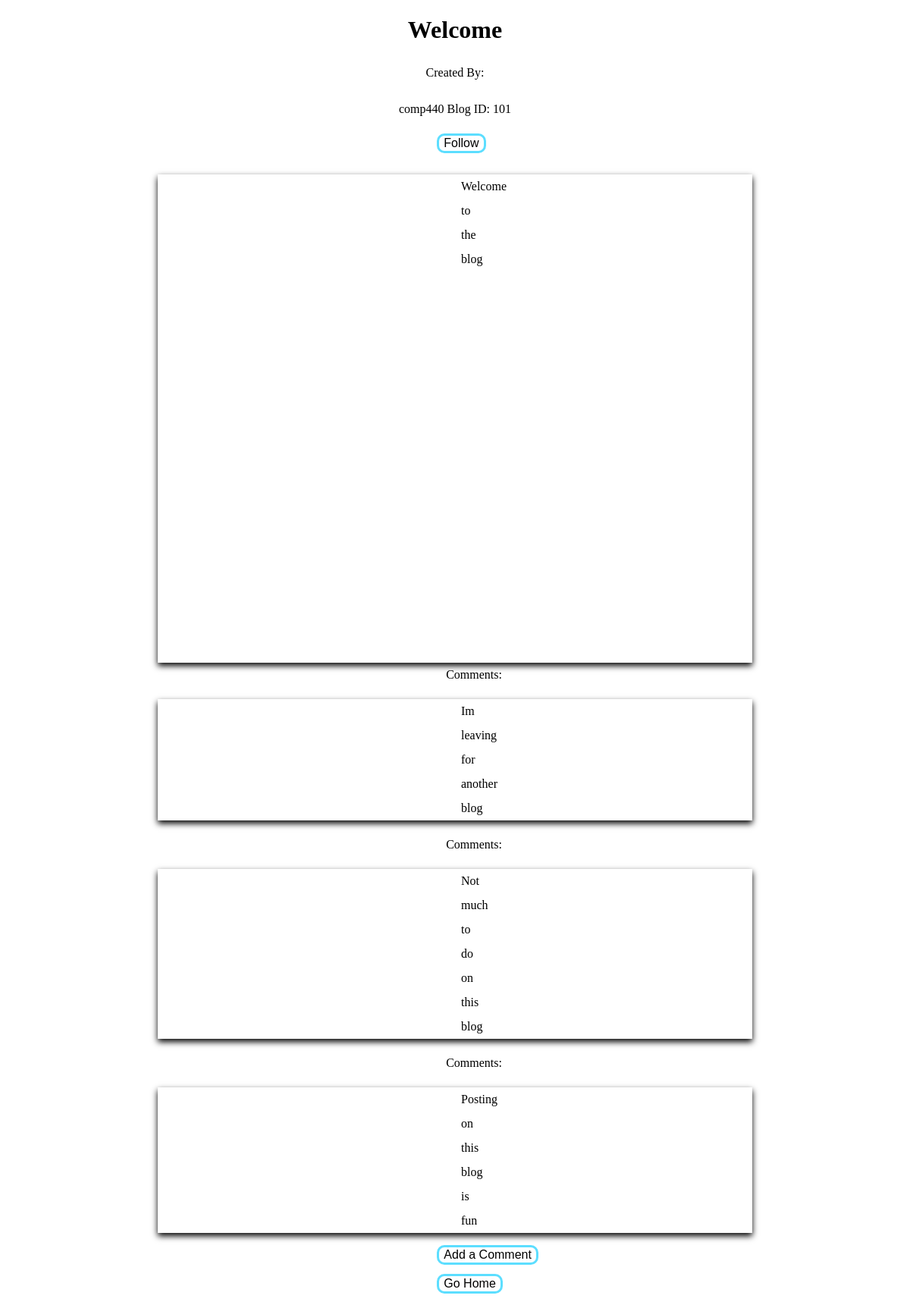
The app's page /view.php?blogid=101 (signed in) with its own data.
### tables this page shows
CREATE TABLE `blog` (
  `blogid` int(11) NOT NULL AUTO_INCREMENT,
  `subject` varchar(255) NOT NULL,
  `description` LONGTEXT NOT NULL,
  `blogDate` DATE DEFAULT NULL,
  `username` varchar(255) DEFAULT NULL,
  PRIMARY KEY (`blogid`),
  KEY `username` (`username`),
  CONSTRAINT `blog_ibfk_1` FOREIGN KEY (`username`) REFERENCES `user` (`username`) ON DELETE SET NULL
);

CREATE TABLE `comment` (
 `comment` varchar(255) NOT NULL,
 `sentiment` BOOLEAN NOT NULL,
 `blogid` int(11) DEFAULT NULL,
 `username` varchar(255) DEFAULT NULL,
 `commentDate` DATE DEFAULT NULL,
 PRIMARY KEY (`comment`),
 KEY `blogid` (`blogid`),
 KEY `username` (`username`),
 CONSTRAINT `comment_ibfk_2` FOREIGN KEY (`blogid`) REFERENCES `blog` (`blogid`) ON DELETE SET NULL,
 CONSTRAINT `comment_ibfk_1` FOREIGN KEY (`username`) REFERENCES `user` (`username`) ON DELETE SET NULL

);

### database.php (called while the page is built, shortened)
<?php session_start();
$db = mysqli_connect('localhost:3307','root','','user_registration') or die("No Connection to the Database");
  if(isset($_REQUEST['blogid'])){
    $blogid = $_REQUEST['blogid'];
    $sql = "SELECT * FROM blog WHERE blogid = $blogid";
    $sql1 = "SELECT * FROM comment WHERE blogid = $blogid";
    $query = mysqli_query($db, $sql);
    $query1 = mysqli_query($db, $sql1);
  }

### view.php (the view, shortened to what this page needs)
<?php
    include "database.php";
?>
<!DOCTYPE html>
<html lang="en">
<head>
</head>
<body>
   <div>
        <?php foreach($query as $q){?>
            <div>
                <h1><?php echo $q['subject'];?></h1>
                <div>
                    <p>Created By: </p>
                    <p><?php echo $q['username'], " Blog ID: ",  $q['blogid']?></p>
                </div>
                    <?php
                        $loggedInUser = $_SESSION['username'];
                        $blogUser = $q['username'];
                    ?>
                <form method="POST">
            <input name="follow" class="button" name="follow" type="submit" value="Follow" onclick="this.style.display='none'"<?php if($blogUser == $loggedInUser){?> style="display:none;" <?php } ?>>
                </form>
            </div>
            <div class="container"><p><?php echo $q['description'];?></p></div>
            <?php } ?>
      <?php foreach ($query1 as $q) {?>
        <div class="space">
        <label>Comments:</label>
        <div class="commentContainer"><p><?php echo $q['comment']; ?></p></div>
      </div>
        <?php } ?>
        <div><button class="button"><a href="comment.php?blogid=<?php echo $q['blogid']?>">Add a Comment</a></button></div>
        <div><button class="button"><a href="index.php" class="button">Go Home</a></button></div>
   </div>
</body>
</html>

### view.php (style rules this page uses)
body { background-image: url('pexels-photo.jpg') }
h1 { text-align: center; }
p { line-height: 2; text-align: center; padding-left: 400px; padding-right: 400px }
.container { position:relative; margin-left:200px; margin-right:200px; padding-bottom: 500px; box-shadow: 0 4px 8px 0 rgba(0,0,0,2); }
.space { line-height: 2 }
.commentContainer { position:relative; margin-left:200px; margin-right:200px; box-shadow: 0 4px 8px 0 rgba(0,0,0,2); }
a { text-decoration:none; color:black; }
button { position:relative; left:48%; margin:center; margin-bottom: 1%; text-align:center; position:relative; border: solid; border-color: #5CDEFF; border-radius: 10px; transition: .4s ease-in; z-index: 1; font-size: 16px; background-color: transparent; color: black; }
button::before, button::after { position: absolute; content: ""; z-index: -1; }
label { margin:auto; margin-left:49%; text-align:center; }
input { position:relative; left:48%; margin:center; margin-bottom: 1%; text-align:center; position:relative; border: solid; border-color: #5CDEFF; border-radius: 10px; transition: .4s ease-in; z-index: 1; font-size: 16px; background-color: transparent; color: black; }
input::before, input::after { position: absolute; content: ""; z-index: -1; }

### records on screen
blog: subject "Welcome", username "comp440", blogid "101", follow "Follow", description "Welcome to the blog"
comment: comment "Im leaving for another blog"
comment: comment "Not much to do on this blog"
comment: comment "Posting on this blog is fun"
